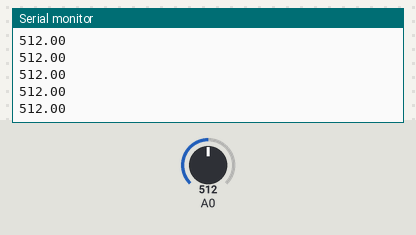
The sketch below on a simulated Arduino Uno, built with avr-gcc and run on an emulated ATmega328P. Parts: the last lines printed to the serial monitor. The inputs (shaded band) are chosen by the test bench; at power-on: A0 = 512.

Above: at 1.2 s.
1.3 s: A0 set to 716
At 1.37 s:
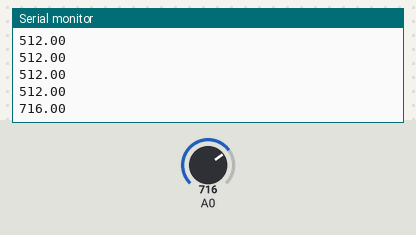
2.8 s: A0 set to 900
At 2.85 s:
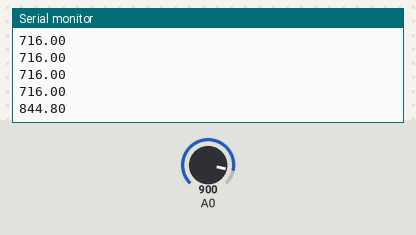
Timing chart, 0 to 5.8 s (numbered marks = the images above; inputs shaded):
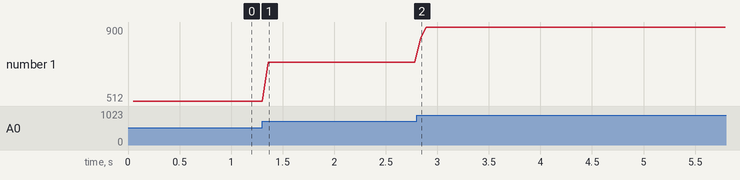

Measured:
- after the input at 1.3 s, the serial monitor: prints a new line after 0.06 s (image 1)
- after the input at 2.8 s, the serial monitor: prints a new line at once (image 2)
- plotted number 1: 512 → 716 after the input at 1.3 s, 716 → 900 after the input at 2.8 s

The sketch:

Reading-Sensor.ino
```cpp
int val = 0;
int samples[10];
int smoothness = 10;
int i = 0;
int x = 0;
void setup() {
  // put your setup code here, to run once:
Serial.begin(9600);

pinMode(0, INPUT);
}

void loop() {
  // put your main code here, to run repeatedly:
int val = analogRead(0);
for (i=0; i<smoothness; i++){
  samples[i] = analogRead(0);
  delay(5);
}

float average = 0;
for (x=0; x<smoothness; x++){
  average = average + samples[x];
}
average /= smoothness;
Serial.println(average);

delay(5);
}
```
